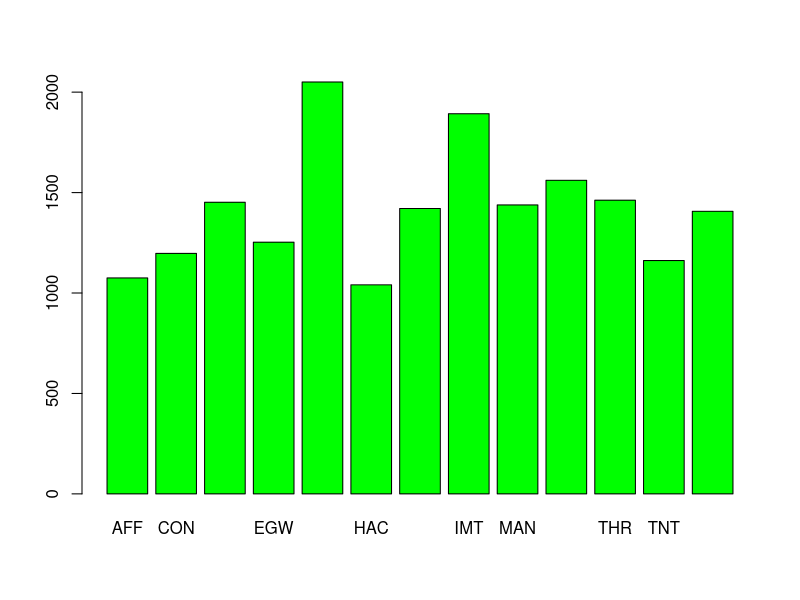

Generate this figure with R:

data <- read.csv("data.csv")

mean_total_contribution <- aggregate(data$C_TotalVoluntarySuperContribution,by = list(data$C_Industry), FUN = mean)

barplot(mean_total_contribution[,2],names.arg=mean_total_contribution[,1],col="green")

